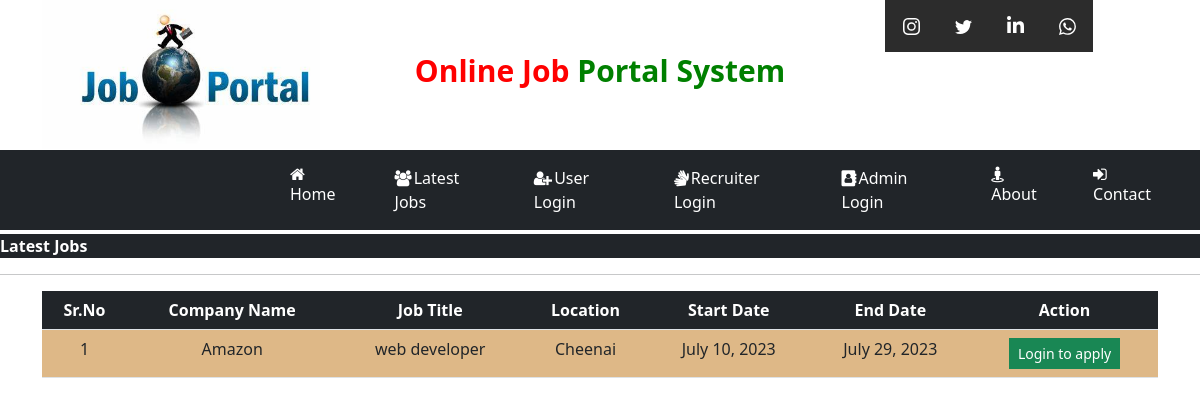
/latest_job/, run on an earlier commit of the app's database.
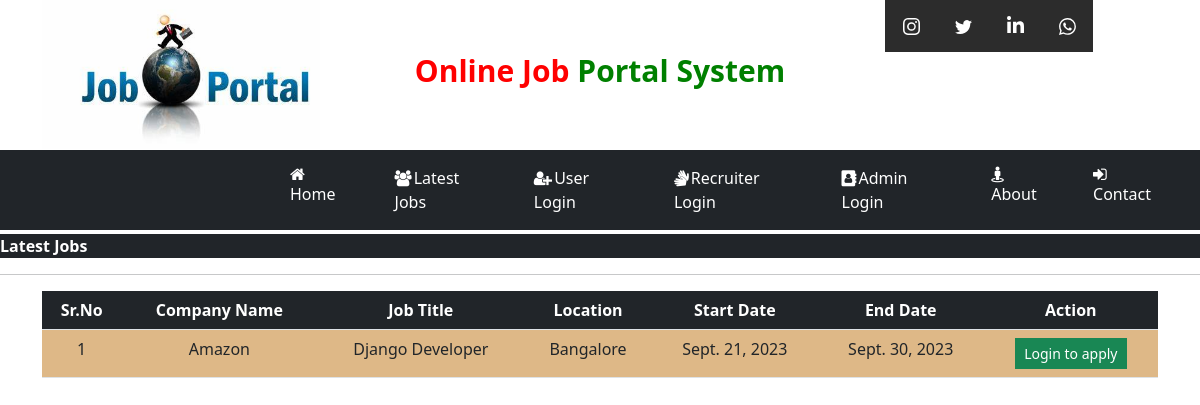
And on a later commit of the database.
### job/models.py (models this page shows)
class Recruiter(models.Model):
    finame = models.CharField(max_length=15, null=True)
    lname = models.CharField(max_length=15, null=True)
    image = models.FileField(null=True)
    pwd = models.CharField(max_length=100, null=True)
    email = models.EmailField(max_length=15, null=True)
    contact = models.IntegerField( null=True)
    gender = models.CharField(max_length=10, null=True)
    company = models.CharField(max_length=20, null=True)

class Job(models.Model):
    start_date = models.DateField()
    end_date = models.DateField()
    cname = models.TextField(null=True)
    image = models.FileField(null=True)
    title = models.CharField(max_length=100)
    salary = models.FloatField()
    description = models.CharField(max_length=300)
    experience = models.CharField(max_length=50)
    location = models.CharField(max_length=100)
    skills = models.CharField(max_length=100)
    creationdate = models.DateField()

### job/views.py (the view)
# urls.py: path('latest_job/', views.latest_job, name='latest_job'),
def latest_job(request):
    if not request.user.is_authenticated:
        data = Job.objects.all()
        i = Recruiter.objects.all()
        d = {'data': data,'i':i}
        return render(request, 'latest_job.html',d)
    data = Job.objects.all()
    i = Recruiter.objects.all()
    d = {'data': data, 'i':i}
    return render(request, 'latest_job.html',d)

### job/templates/latest_job.html (shortened to what this page needs)
{% load static %}
{% block body %}
{% include 'navigation.html' %}
<div class="bg-dark" style="border-radius:0px; width:100%; margin-top:0.3%">
    <marquee class="text-white" >
        <b>Latest Jobs</b>
    </marquee>
</div>
<hr>
<div class="container">
<table class="table table-hover " id="example">
    <thead>
    <tr class="bg-dark" style="color : white">
        <th>Sr.No</th>
        <th>Company Name</th>
        <th>Job Title</th>
        <th>Location</th>
        <th>Start Date</th>
        <th>End Date</th>
        <th>Action</th>
    </tr>
    </thead>
    <tbody>
    {% for data in data %}
    {% for i in i %}
    <tr style="background-color : #DEB887">
        <td>{{forloop.counter}}</td>
        <td>{{i.company}}</td>
        <td>{{data.title}}</td>
        <td>{{data.location}}</td>
          <td>{{data.start_date}}</td>
        <td>{{data.end_date}}</td>
        <td><a href="{% url 'user_login' %}" style="border-radius:0%" class="btn btn-success btn-sm" >Login to apply</a>
        </td>
    </tr>
    {% endfor %}
    {% endfor %}
    </tbody>
</table>
</div>
{% endblock %}

What changed in the data, as far as the page shows it:
removed Job: title "web developer", location "Cheenai", start_date "July 10, 2023", end_date "July 29, 2023", Recruiter (company "Amazon")
added Job: title "Django Developer", location "Bangalore", start_date "Sept. 21, 2023", end_date "Sept. 30, 2023", Recruiter (company "Amazon")
